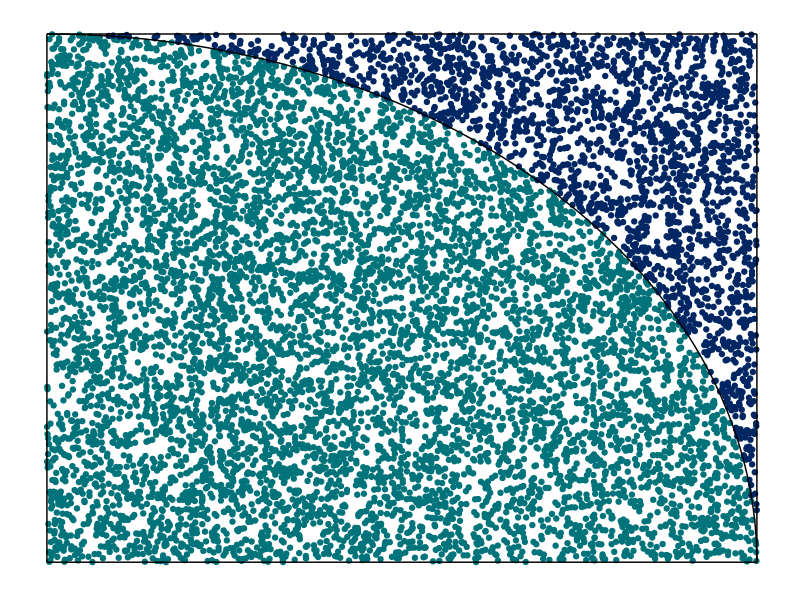

The R source for this figure: (Note: this script raises an error after producing the figure.)
##load libraries
packages <- c("tidyverse", "gganimate", "gifski")

sapply(packages, function(x){
  if(!x %in% installed.packages()[,"Package"])
    install.packages(x)
  require(x, character.only = T)
})

##define colour palette
pal <- c("#00747A", "#002664")

##define sampling function
##pick a random point inside a 1x1 sqaure
sample_fun <- function(x){
  
  runif(x, 0, 1)
  
}

##choose number of runs
no_samples <- 10000

##create samples
##use distance / pythagoras formula group points "in circle" vs. "out of circle"
samples <- tibble(id = 1:no_samples,
                  x = sample_fun(no_samples),
                  y = sample_fun(no_samples)) %>% 
  mutate(circle = ifelse(sqrt(x^2+y^2)<=1, TRUE, FALSE),
         pi_estimate = 4 * (cumsum(circle) / id),
         pi_estimate_label = sprintf("%.5f",pi_estimate))

in_circle <- samples %>% 
  filter(circle == TRUE)

out_circle <- samples %>% 
  filter(circle == FALSE)

##define static lines for plot
x_lines <- tibble(x = seq(0, 1, by = 1 / no_samples)) %>% 
  mutate(circumference = sqrt(1-x^2),
         top = 1,
         bottom = 0) %>% 
  gather(type, y, 2:4)

y_lines <- tibble(y = seq(0, 1, by = 1 / no_samples)) %>% 
  mutate(left = 0,
         right = 1) %>% 
  gather(type, x, 2:3)
                        
##create plot
plot <- ggplot(NULL, aes(x, y))+
  geom_point(data = in_circle, aes(group = seq_along(id)), colour = pal[1])+
  geom_point(data = out_circle, aes(group = seq_along(id)), colour = pal[2])+
  geom_line(data = x_lines, aes(group = type))+
  geom_line(data = y_lines, aes(group = type))+
  theme(axis.title.x=element_blank(),
        axis.text.x=element_blank(),
        axis.ticks.x=element_blank(),
        axis.title.y=element_blank(),
        axis.text.y=element_blank(),
        axis.ticks.y=element_blank(),
        panel.background = element_blank())

##animate plotting, adding each point in turn
anim <- plot+
  transition_reveal(id)+
  labs(title = "Runs = {prettyNum(frame_along, big.mark = ',')}
       Estimate = {samples$pi_estimate_label[as.integer(frame_along)]}")

##export
animate(anim, nframes = 100, fps = 100, end_pause = 30,
        renderer = gifski_renderer("estimate_pi.gif"))
